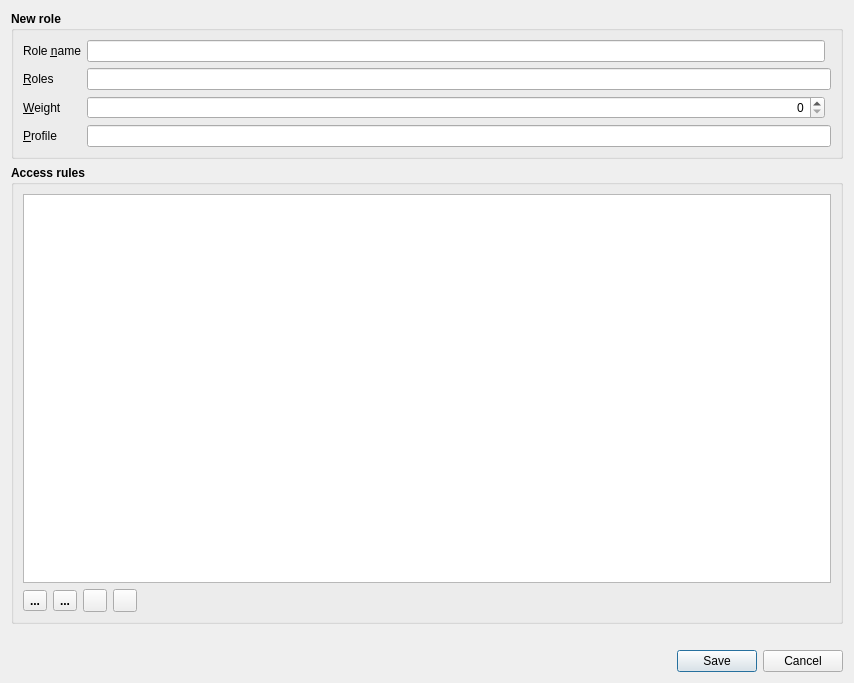
<?xml version="1.0" encoding="UTF-8"?>
<ui version="4.0">
 <class>DlgAddEditRole</class>
 <widget class="QDialog" name="DlgAddEditRole">
  <property name="geometry">
   <rect>
    <x>0</x>
    <y>0</y>
    <width>854</width>
    <height>683</height>
   </rect>
  </property>
  <property name="windowTitle">
   <string>Dialog</string>
  </property>
  <layout class="QGridLayout" name="gridLayout">
   <item row="0" column="0">
    <widget class="QGroupBox" name="groupBox">
     <property name="font">
      <font>
       <bold>true</bold>
      </font>
     </property>
     <property name="title">
      <string>New role</string>
     </property>
     <layout class="QGridLayout" name="gridLayout_2">
      <item row="2" column="1">
       <widget class="QSpinBox" name="sbWeight">
        <property name="font">
         <font>
          <bold>false</bold>
         </font>
        </property>
        <property name="alignment">
         <set>Qt::AlignmentFlag::AlignRight|Qt::AlignmentFlag::AlignTrailing|Qt::AlignmentFlag::AlignVCenter</set>
        </property>
        <property name="minimum">
         <number>0</number>
        </property>
        <property name="maximum">
         <number>10000</number>
        </property>
        <property name="singleStep">
         <number>1</number>
        </property>
        <property name="value">
         <number>0</number>
        </property>
       </widget>
      </item>
      <item row="0" column="1">
       <widget class="QLineEdit" name="leRoleName">
        <property name="enabled">
         <bool>true</bool>
        </property>
        <property name="font">
         <font>
          <bold>false</bold>
         </font>
        </property>
        <property name="readOnly">
         <bool>false</bool>
        </property>
       </widget>
      </item>
      <item row="2" column="0">
       <widget class="QLabel" name="lblWeight">
        <property name="font">
         <font>
          <bold>false</bold>
         </font>
        </property>
        <property name="text">
         <string>&amp;Weight</string>
        </property>
        <property name="buddy">
         <cstring>sbWeight</cstring>
        </property>
       </widget>
      </item>
      <item row="4" column="0">
       <widget class="QLabel" name="label_4">
        <property name="font">
         <font>
          <bold>false</bold>
         </font>
        </property>
        <property name="text">
         <string>&amp;Profile</string>
        </property>
        <property name="buddy">
         <cstring>leProfile</cstring>
        </property>
       </widget>
      </item>
      <item row="1" column="0">
       <widget class="QLabel" name="lblRoles">
        <property name="font">
         <font>
          <bold>false</bold>
         </font>
        </property>
        <property name="text">
         <string>&amp;Roles</string>
        </property>
        <property name="buddy">
         <cstring>leRoles</cstring>
        </property>
       </widget>
      </item>
      <item row="0" column="0">
       <widget class="QLabel" name="lblRoleName">
        <property name="font">
         <font>
          <bold>false</bold>
         </font>
        </property>
        <property name="text">
         <string>Role &amp;name</string>
        </property>
        <property name="buddy">
         <cstring>leRoleName</cstring>
        </property>
       </widget>
      </item>
      <item row="4" column="1" colspan="2">
       <widget class="QLineEdit" name="leProfile">
        <property name="font">
         <font>
          <bold>false</bold>
         </font>
        </property>
       </widget>
      </item>
      <item row="1" column="1" colspan="2">
       <widget class="QLineEdit" name="leRoles">
        <property name="font">
         <font>
          <bold>false</bold>
         </font>
        </property>
       </widget>
      </item>
     </layout>
    </widget>
   </item>
   <item row="1" column="0">
    <widget class="QGroupBox" name="gbAccessRules">
     <property name="font">
      <font>
       <bold>true</bold>
      </font>
     </property>
     <property name="title">
      <string>Access rules</string>
     </property>
     <layout class="QVBoxLayout" name="verticalLayout_5">
      <property name="spacing">
       <number>6</number>
      </property>
      <property name="leftMargin">
       <number>9</number>
      </property>
      <property name="topMargin">
       <number>9</number>
      </property>
      <property name="rightMargin">
       <number>9</number>
      </property>
      <property name="bottomMargin">
       <number>9</number>
      </property>
      <item>
       <widget class="QTableView" name="tvAccessRules">
        <property name="font">
         <font>
          <bold>false</bold>
         </font>
        </property>
        <property name="alternatingRowColors">
         <bool>true</bool>
        </property>
        <property name="selectionMode">
         <enum>QAbstractItemView::SelectionMode::SingleSelection</enum>
        </property>
        <attribute name="horizontalHeaderStretchLastSection">
         <bool>true</bool>
        </attribute>
       </widget>
      </item>
      <item>
       <widget class="QWidget" name="widget" native="true">
        <layout class="QHBoxLayout" name="horizontalLayout">
         <property name="leftMargin">
          <number>0</number>
         </property>
         <property name="topMargin">
          <number>0</number>
         </property>
         <property name="rightMargin">
          <number>0</number>
         </property>
         <property name="bottomMargin">
          <number>0</number>
         </property>
         <item>
          <widget class="QToolButton" name="tbAddRow">
           <property name="text">
            <string>...</string>
           </property>
           <property name="icon">
            <iconset resource="../shvspy.qrc">
             <normaloff>:/shvspy/images/plus.png</normaloff>:/shvspy/images/plus.png</iconset>
           </property>
          </widget>
         </item>
         <item>
          <widget class="QToolButton" name="tbDeleteRow">
           <property name="text">
            <string>...</string>
           </property>
           <property name="icon">
            <iconset resource="../shvspy.qrc">
             <normaloff>:/shvspy/images/minus.png</normaloff>:/shvspy/images/minus.png</iconset>
           </property>
          </widget>
         </item>
         <item>
          <widget class="QToolButton" name="tbMoveRowDown">
           <property name="text">
            <string/>
           </property>
           <property name="icon">
            <iconset resource="../shvspy.qrc">
             <normaloff>:/shvspy/images/down.svg</normaloff>:/shvspy/images/down.svg</iconset>
           </property>
          </widget>
         </item>
         <item>
          <widget class="QToolButton" name="tbMoveRowUp">
           <property name="text">
            <string/>
           </property>
           <property name="icon">
            <iconset resource="../shvspy.qrc">
             <normaloff>:/shvspy/images/up.svg</normaloff>:/shvspy/images/up.svg</iconset>
           </property>
          </widget>
         </item>
         <item>
          <spacer name="horizontalSpacer">
           <property name="orientation">
            <enum>Qt::Orientation::Horizontal</enum>
           </property>
           <property name="sizeHint" stdset="0">
            <size>
             <width>40</width>
             <height>20</height>
            </size>
           </property>
          </spacer>
         </item>
        </layout>
       </widget>
      </item>
     </layout>
    </widget>
   </item>
   <item row="2" column="0">
    <widget class="QLabel" name="lblStatus">
     <property name="font">
      <font>
       <bold>false</bold>
      </font>
     </property>
     <property name="text">
      <string/>
     </property>
    </widget>
   </item>
   <item row="3" column="0">
    <widget class="QDialogButtonBox" name="buttonBox">
     <property name="font">
      <font>
       <bold>false</bold>
      </font>
     </property>
     <property name="orientation">
      <enum>Qt::Orientation::Horizontal</enum>
     </property>
     <property name="standardButtons">
      <set>QDialogButtonBox::StandardButton::Cancel|QDialogButtonBox::StandardButton::Save</set>
     </property>
    </widget>
   </item>
  </layout>
 </widget>
 <tabstops>
  <tabstop>leRoleName</tabstop>
  <tabstop>leRoles</tabstop>
  <tabstop>sbWeight</tabstop>
  <tabstop>leProfile</tabstop>
  <tabstop>tvAccessRules</tabstop>
  <tabstop>tbAddRow</tabstop>
  <tabstop>tbDeleteRow</tabstop>
 </tabstops>
 <resources>
  <include location="../shvspy.qrc"/>
 </resources>
 <connections>
  <connection>
   <sender>buttonBox</sender>
   <signal>accepted()</signal>
   <receiver>DlgAddEditRole</receiver>
   <slot>accept()</slot>
   <hints>
    <hint type="sourcelabel">
     <x>240</x>
     <y>189</y>
    </hint>
    <hint type="destinationlabel">
     <x>240</x>
     <y>111</y>
    </hint>
   </hints>
  </connection>
  <connection>
   <sender>buttonBox</sender>
   <signal>rejected()</signal>
   <receiver>DlgAddEditRole</receiver>
   <slot>reject()</slot>
   <hints>
    <hint type="sourcelabel">
     <x>240</x>
     <y>189</y>
    </hint>
    <hint type="destinationlabel">
     <x>240</x>
     <y>111</y>
    </hint>
   </hints>
  </connection>
 </connections>
</ui>
